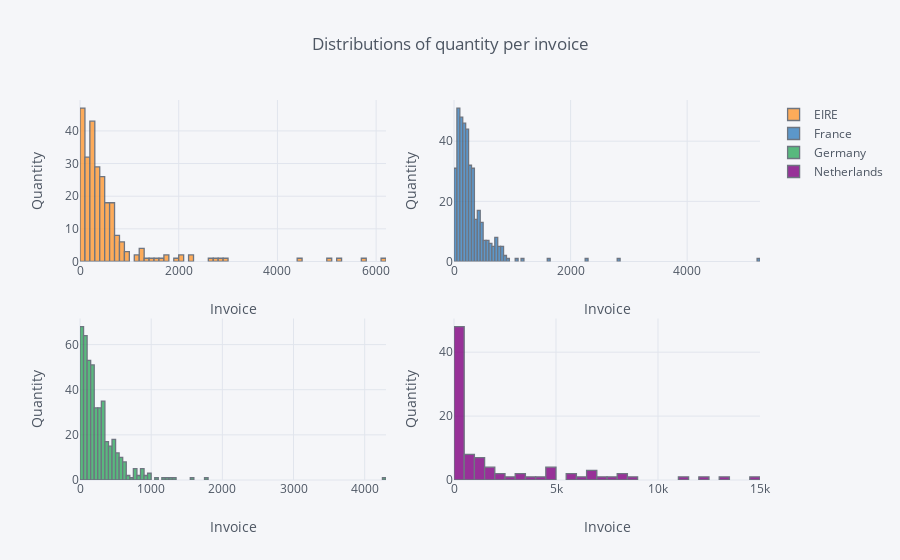

The notebook cell this image was saved under:
### Code cell
data_country.iplot(kind='hist', xTitle='Invoice', subplots=True,
yTitle='Quantity', title='Distributions of quantity per invoice')

### Figure 1 — Plotly figure (JSON) as saved in the notebook; plotly's stock layout.template omitted (floating-point values rounded to 4 significant figures; data arrays with more than 128 entries replaced by an {"elided": "..."} marker saying what was removed)
{"data": [{"histfunc": "count", "histnorm": "", "marker": {"color": "rgba(255, 153, 51, 1.0)", "line": {"color": "#4D5663", "width": 1.3}}, "name": "EIRE", "opacity": 0.8, "orientation": "v", "type": "histogram", "uid": "625ebee1-9ed5-4480-989c-c76cd6fabf89", "x": {"elided": "1171 int values"}, "xaxis": "x", "yaxis": "y"}, {"histfunc": "count", "histnorm": "", "marker": {"color": "rgba(55, 128, 191, 1.0)", "line": {"color": "#4D5663", "width": 1.3}}, "name": "France", "opacity": 0.8, "orientation": "v", "type": "histogram", "uid": "2143bf5d-6a3c-4a60-9961-2a7379f1336a", "x": {"elided": "1171 int values"}, "xaxis": "x2", "yaxis": "y2"}, {"histfunc": "count", "histnorm": "", "marker": {"color": "rgba(50, 171, 96, 1.0)", "line": {"color": "#4D5663", "width": 1.3}}, "name": "Germany", "opacity": 0.8, "orientation": "v", "type": "histogram", "uid": "ac16bc5d-7f47-49d9-a943-33a31dc1756a", "x": {"elided": "1171 int values"}, "xaxis": "x3", "yaxis": "y3"}, {"histfunc": "count", "histnorm": "", "marker": {"color": "rgba(128, 0, 128, 1.0)", "line": {"color": "#4D5663", "width": 1.3}}, "name": "Netherlands", "opacity": 0.8, "orientation": "v", "type": "histogram", "uid": "132bcc46-b882-4f63-be0e-1f14264dc491", "x": {"elided": "1171 int values"}, "xaxis": "x4", "yaxis": "y4"}], "layout": {"barmode": "overlay", "legend": {"bgcolor": "#F5F6F9", "font": {"color": "#4D5663"}}, "paper_bgcolor": "#F5F6F9", "plot_bgcolor": "#F5F6F9", "title": {"font": {"color": "#4D5663"}, "text": "Distributions of quantity per invoice"}, "xaxis": {"anchor": "y", "domain": [0, 0.45], "gridcolor": "#E1E5ED", "showgrid": true, "tickfont": {"color": "#4D5663"}, "title": {"font": {"color": "#4D5663"}, "text": "Invoice"}, "zerolinecolor": "#E1E5ED"}, "xaxis2": {"anchor": "y2", "domain": [0.55, 1], "gridcolor": "#E1E5ED", "showgrid": true, "tickfont": {"color": "#4D5663"}, "title": {"font": {"color": "#4D5663"}, "text": "Invoice"}, "zerolinecolor": "#E1E5ED"}, "xaxis3": {"anchor": "y3", "domain": [0, 0.45], "gridcolor": "#E1E5ED", "showgrid": true, "tickfont": {"color": "#4D5663"}, "title": {"font": {"color": "#4D5663"}, "text": "Invoice"}, "zerolinecolor": "#E1E5ED"}, "xaxis4": {"anchor": "y4", "domain": [0.55, 1], "gridcolor": "#E1E5ED", "showgrid": true, "tickfont": {"color": "#4D5663"}, "title": {"font": {"color": "#4D5663"}, "text": "Invoice"}, "zerolinecolor": "#E1E5ED"}, "yaxis": {"anchor": "x", "domain": [0.575, 1], "gridcolor": "#E1E5ED", "showgrid": true, "tickfont": {"color": "#4D5663"}, "title": {"font": {"color": "#4D5663"}, "text": "Quantity"}, "zerolinecolor": "#E1E5ED"}, "yaxis2": {"anchor": "x2", "domain": [0.575, 1], "gridcolor": "#E1E5ED", "showgrid": true, "tickfont": {"color": "#4D5663"}, "title": {"font": {"color": "#4D5663"}, "text": "Quantity"}, "zerolinecolor": "#E1E5ED"}, "yaxis3": {"anchor": "x3", "domain": [0, 0.425], "gridcolor": "#E1E5ED", "showgrid": true, "tickfont": {"color": "#4D5663"}, "title": {"font": {"color": "#4D5663"}, "text": "Quantity"}, "zerolinecolor": "#E1E5ED"}, "yaxis4": {"anchor": "x4", "domain": [0, 0.425], "gridcolor": "#E1E5ED", "showgrid": true, "tickfont": {"color": "#4D5663"}, "title": {"font": {"color": "#4D5663"}, "text": "Quantity"}, "zerolinecolor": "#E1E5ED"}}}
